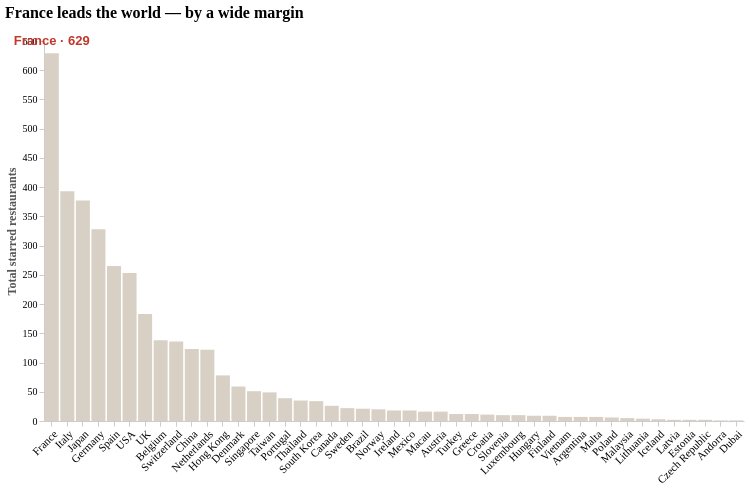

Here is the notebook cell this chart was saved with:
### Code cell
#a chart with all the countries 

df_sorted = df.sort_values("Total", ascending=False)

base = alt.Chart(df_sorted)

bars = base.mark_bar().encode(
    x=alt.X("Country:N", sort="-y", title=None,
             axis=alt.Axis(labelAngle=-45, labelFontSize=11)),
    y=alt.Y("Total:Q", title="Total starred restaurants"),
    color=alt.condition(
        alt.datum.Country == "France",
        alt.value("#d8d0c4"),
        alt.value("#d8d0c4")
    ),
    tooltip=[
        alt.Tooltip("Country:N"),
        alt.Tooltip("Total:Q", title="Total stars"),
        alt.Tooltip("1 Star:Q"),
        alt.Tooltip("2 Stars:Q"),
        alt.Tooltip("3 Stars:Q"),
    ]
)

label = base.mark_text(
    dy=-12, fontSize=13, fontWeight="bold", color="#c0392b"
).encode(
    x=alt.X("Country:N", sort="-y"),
    y=alt.Y("Total:Q"),
    text=alt.condition(
        alt.datum.Country == "France",
        alt.value("France · 629"),
        alt.value("")
    )
)

chart = (bars + label).properties(
    width=700, height=380,
    title=alt.TitleParams(
        "France leads the world — by a wide margin",
        fontSize=16, fontWeight="bold", anchor="start", dy=-10
    )
).configure_view(
    strokeWidth=0
).configure_axis(
    grid=False,
    domainColor="#cccccc",
    tickColor="#cccccc",
    labelFont="Georgia, serif",
    titleFont="Georgia, serif",
    titleFontSize=12,
    titleColor="#555555"
).configure_title(
    font="Georgia, serif"
)

chart.show()

### Figure 1 — Vega-Lite specification as saved in the notebook (floating-point values rounded to 4 significant figures)
{"config": {"view": {"continuousWidth": 300, "continuousHeight": 300, "strokeWidth": 0}, "axis": {"domainColor": "#cccccc", "grid": false, "labelFont": "Georgia, serif", "tickColor": "#cccccc", "titleColor": "#555555", "titleFont": "Georgia, serif", "titleFontSize": 12}, "title": {"font": "Georgia, serif"}}, "layer": [{"mark": {"type": "bar"}, "encoding": {"color": {"condition": {"test": "(datum.Country === 'France')", "value": "#d8d0c4"}, "value": "#d8d0c4"}, "tooltip": [{"field": "Country", "type": "nominal"}, {"field": "Total", "title": "Total stars", "type": "quantitative"}, {"field": "1 Star", "type": "quantitative"}, {"field": "2 Stars", "type": "quantitative"}, {"field": "3 Stars", "type": "quantitative"}], "x": {"axis": {"labelAngle": -45, "labelFontSize": 11}, "field": "Country", "sort": "-y", "title": null, "type": "nominal"}, "y": {"field": "Total", "title": "Total starred restaurants", "type": "quantitative"}}}, {"mark": {"type": "text", "color": "#c0392b", "dy": -12, "fontSize": 13, "fontWeight": "bold"}, "encoding": {"text": {"condition": {"test": "(datum.Country === 'France')", "value": "France · 629"}, "value": ""}, "x": {"field": "Country", "sort": "-y", "type": "nominal"}, "y": {"field": "Total", "type": "quantitative"}}}], "data": {"name": "data-da67f7c5195d738f839b63d692dc249e"}, "height": 380, "title": {"text": "France leads the world — by a wide margin", "anchor": "start", "dy": -10, "fontSize": 16, "fontWeight": "bold"}, "width": 700, "$schema": "https://vega.github.io/schema/vega-lite/v6.1.0.json", "datasets": {"data-da67f7c5195d738f839b63d692dc249e": [{"Region": "Europe", "Country": "France", "1 Star": 533, "2 Stars": 66, "3 Stars": 30, "Total": 629}, {"Region": "Europe", "Country": "Italy", "1 Star": 342, "2 Stars": 38, "3 Stars": 13, "Total": 393}, {"Region": "Asia", "Country": "Japan", "1 Star": 287, "2 Stars": 70, "3 Stars": 20, "Total": 377}, {"Region": "Europe", "Country": "Germany", "1 Star": 280, "2 Stars": 38, "3 Stars": 10, "Total": 328}, {"Region": "Europe", "Country": "Spain", "1 Star": 224, "2 Stars": 26, "3 Stars": 15, "Total": 265}, {"Region": "North America", "Country": "USA", "1 Star": 189, "2 Stars": 51, "3 Stars": 13, "Total": 253}, {"Region": "Europe", "Country": "UK", "1 Star": 158, "2 Stars": 16, "3 Stars": 9, "Total": 183}, {"Region": "Europe", "Country": "Belgium", "1 Star": 126, "2 Stars": 10, "3 Stars": 2, "Total": 138}, {"Region": "Europe", "Country": "Switzerland", "1 Star": 119, "2 Stars": 13, "3 Stars": 4, "Total": 136}, {"Region": "Asia", "Country": "China", "1 Star": 102, "2 Stars": 16, "3 Stars": 5, "Total": 123}, {"Region": "Europe", "Country": "Netherlands", "1 Star": 110, "2 Stars": 11, "3 Stars": 1, "Total": 122}, {"Region": "Asia", "Country": "Hong Kong", "1 Star": 51, "2 Stars": 18, "3 Stars": 9, "Total": 78}, {"Region": "Europe", "Country": "Denmark", "1 Star": 34, "2 Stars": 17, "3 Stars": 8, "Total": 59}, {"Region": "Asia", "Country": "Singapore", "1 Star": 42, "2 Stars": 6, "3 Stars": 3, "Total": 51}, {"Region": "Asia", "Country": "Taiwan", "1 Star": 36, "2 Stars": 10, "3 Stars": 3, "Total": 49}, {"Region": "Europe", "Country": "Portugal", "1 Star": 31, "2 Stars": 8, "3 Stars": 0, "Total": 39}, {"Region": "Asia", "Country": "Thailand", "1 Star": 28, "2 Stars": 5, "3 Stars": 2, "Total": 35}, {"Region": "Asia", "Country": "South Korea", "1 Star": 25, "2 Stars": 8, "3 Stars": 1, "Total": 34}, {"Region": "North America", "Country": "Canada", "1 Star": 24, "2 Stars": 2, "3 Stars": 0, "Total": 26}, {"Region": "Europe", "Country": "Sweden", "1 Star": 17, "2 Stars": 4, "3 Stars": 1, "Total": 22}, {"Region": "South America", "Country": "Brazil", "1 Star": 15, "2 Stars": 6, "3 Stars": 0, "Total": 21}, {"Region": "Europe", "Country": "Norway", "1 Star": 14, "2 Stars": 4, "3 Stars": 2, "Total": 20}, {"Region": "Europe", "Country": "Ireland", "1 Star": 14, "2 Stars": 4, "3 Stars": 0, "Total": 18}, {"Region": "North America", "Country": "Mexico", "1 Star": 16, "2 Stars": 2, "3 Stars": 0, "Total": 18}, {"Region": "Asia", "Country": "Macau", "1 Star": 6, "2 Stars": 7, "3 Stars": 3, "Total": 16}, {"Region": "Europe", "Country": "Austria", "1 Star": 11, "2 Stars": 3, "3 Stars": 2, "Total": 16}, {"Region": "Europe", "Country": "Turkey", "1 Star": 10, "2 Stars": 2, "3 Stars": 0, "Total": 12}, {"Region": "Europe", "Country": "Greece", "1 Star": 10, "2 Stars": 2, "3 Stars": 0, "Total": 12}, {"Region": "Europe", "Country": "Croatia", "1 Star": 11, "2 Stars": 0, "3 Stars": 0, "Total": 11}, {"Region": "Europe", "Country": "Slovenia", "1 Star": 9, "2 Stars": 0, "3 Stars": 1, "Total": 10}, {"Region": "Europe", "Country": "Luxembourg", "1 Star": 10, "2 Stars": 0, "3 Stars": 0, "Total": 10}, {"Region": "Europe", "Country": "Hungary", "1 Star": 7, "2 Stars": 2, "3 Stars": 0, "Total": 9}, {"Region": "Europe", "Country": "Finland", "1 Star": 8, "2 Stars": 1, "3 Stars": 0, "Total": 9}, {"Region": "Asia", "Country": "Vietnam", "1 Star": 7, "2 Stars": 0, "3 Stars": 0, "Total": 7}, {"Region": "South America", "Country": "Argentina", "1 Star": 6, "2 Stars": 1, "3 Stars": 0, "Total": 7}, {"Region": "Europe", "Country": "Malta", "1 Star": 7, "2 Stars": 0, "3 Stars": 0, "Total": 7}, {"Region": "Europe", "Country": "Poland", "1 Star": 6, "2 Stars": 0, "3 Stars": 0, "Total": 6}, {"Region": "Asia", "Country": "Malaysia", "1 Star": 5, "2 Stars": 0, "3 Stars": 0, "Total": 5}, {"Region": "Europe", "Country": "Lithuania", "1 Star": 4, "2 Stars": 0, "3 Stars": 0, "Total": 4}, {"Region": "Europe", "Country": "Iceland", "1 Star": 3, "2 Stars": 0, "3 Stars": 0, "Total": 3}, {"Region": "Europe", "Country": "Latvia", "1 Star": 2, "2 Stars": 0, "3 Stars": 0, "Total": 2}, {"Region": "Europe", "Country": "Estonia", "1 Star": 2, "2 Stars": 0, "3 Stars": 0, "Total": 2}, {"Region": "Europe", "Country": "Czech Republic", "1 Star": 2, "2 Stars": 0, "3 Stars": 0, "Total": 2}, {"Region": "Europe", "Country": "Andorra", "1 Star": 1, "2 Stars": 0, "3 Stars": 0, "Total": 1}, {"Region": "Asia", "Country": "Dubai", "1 Star": 0, "2 Stars": 1, "3 Stars": 0, "Total": 1}]}}
